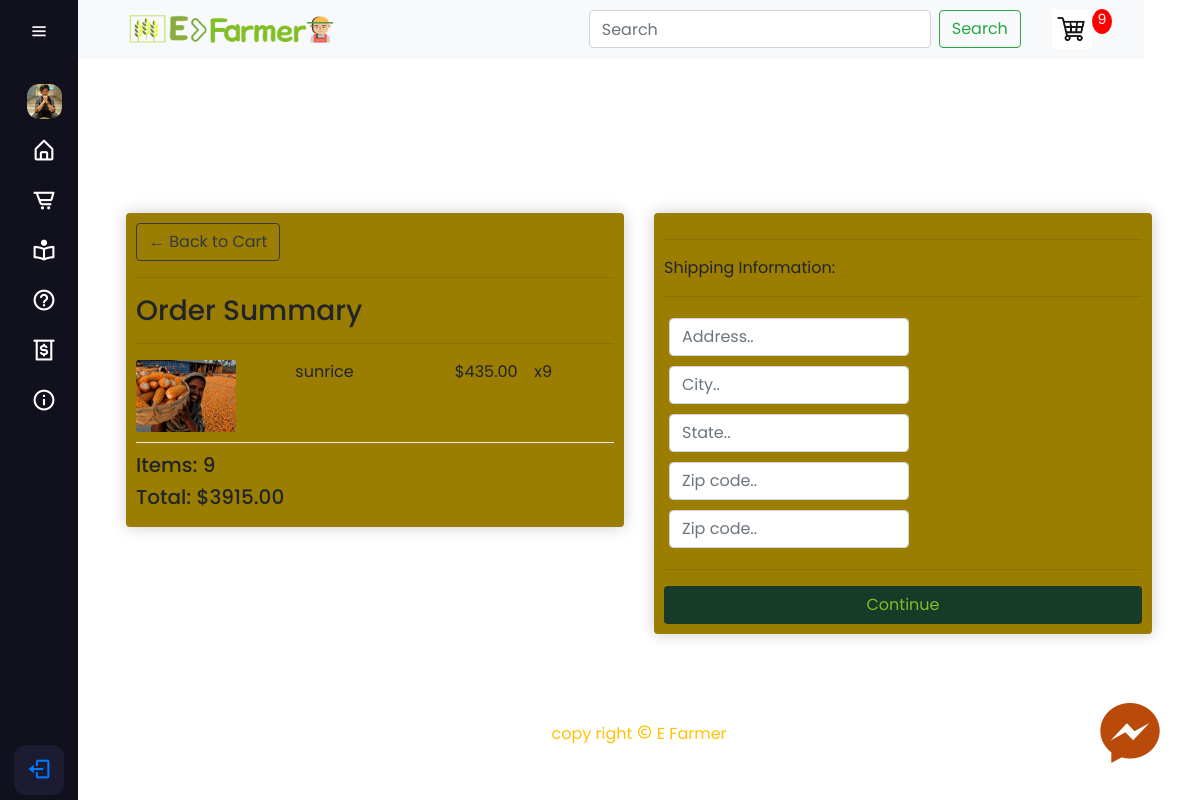
Screenshot of /checkout/ (signed in) with the database file from the repository.
### farmer/models/seedModels.py (models this page shows, shortened)
class OrderItem(models.Model):
	product = models.ForeignKey(Product, on_delete=models.SET_NULL, null=True)
	order = models.ForeignKey(Order, on_delete=models.SET_NULL, null=True)
	quantity = models.IntegerField(default=0, null=True, blank=True)
	date_added = models.DateTimeField(auto_now_add=True)
	@property
	def get_total(self):
		total = self.product.price * self.quantity
		return total

class Product(models.Model):
	name = models.CharField(max_length=200)
	price = models.FloatField()
	digital = models.BooleanField(default=False,null=True, blank=True)
	image = models.ImageField(null=True, blank=True)
	@property
	def imageURL(self):
		try:
			url = self.image.url
		except:
			url = ''
		return url

class Order(models.Model):
	customer = models.ForeignKey(Customer, on_delete=models.SET_NULL, null=True, blank=True)
	date_ordered = models.DateTimeField(auto_now_add=True)
	complete = models.BooleanField(default=False)
	transaction_id = models.CharField(max_length=100, null=True)
	@property
	def shipping(self):
		shipping = False
		orderitems = self.orderitem_set.all()
		for i in orderitems:
			if i.product.digital == False:
				shipping = True
		return shipping
	@property
	def get_cart_total(self):
		orderitems = self.orderitem_set.all()
		total = sum([item.get_total for item in orderitems])
		return total
	@property
	def get_cart_items(self):
		orderitems = self.orderitem_set.all()
		total = sum([item.quantity for item in orderitems])
		return total

### farmer/views.py (the view)
# urls.py: path('checkout/', views.checkout, name="checkout"),
def checkout(request):
	data = cartData(request)
	cartItems = data['cartItems']
	order = data['order']
	items = data['items']
	context = {'items':items, 'order':order, 'cartItems':cartItems}
	return render(request, 'farmer/store/checkout.html', context)

### farmer/utils.py (called while the page is built)
def cartData(request):
	if request.user.is_authenticated:
		customer = request.user.customer
		order, created = Order.objects.get_or_create(customer=customer, complete=False)
		items = order.orderitem_set.all()
		cartItems = order.get_cart_items
	else:
		cookieData = cookieCart(request)
		cartItems = cookieData['cartItems']
		order = cookieData['order']
		items = cookieData['items']
	return {'cartItems':cartItems ,'order':order, 'items':items}

### farmer/templates/farmer/store/checkout.html (shortened to what this page needs)
{% extends 'farmer/main.html' %}
{% load static %}
{% block content %}
    <div class="mt-5 pt-5">
        <div class="row p-5 pt-5">
            <div class="col-lg-6">
                <div class="box-element">
                    <a  class="btn btn-outline-dark" href="{% url 'cart' %}">&#x2190; Back to Cart</a>
                    <hr>
                    <h3>Order Summary</h3>
                    <hr>
                    {% for item in items %}
                    <div class="cart-row">
                        <div style="flex:2"><img class="row-image" src="{{item.product.imageURL}}"></div>
                        <div style="flex:2"><p>{{item.product.name}}</p></div>
                        <div style="flex:1"><p>${{item.product.price|floatformat:2}}</p></div>
                        <div style="flex:1"><p>x{{item.quantity}}</p></div>
                    </div>
                    {% endfor %}
                    <h5>Items:   {{order.get_cart_items}}</h5>
                    <h5>Total:   ${{order.get_cart_total|floatformat:2}}</h5>
                </div>
            </div>
            <div class="col-lg-6">
                <div class="box-element" id="form-wrapper">
                    <form id="form">
                        <div id="shipping-info">
                            <hr>
                            <p>Shipping Information:</p>
                            <hr>
                            <div class="form-field">
                                <input class="form-control" type="text" name="address" placeholder="Address..">
                            </div>
                            <div class="form-field">
                                <input class="form-control" type="text" name="city" placeholder="City..">
                            </div>
                            <div class="form-field">
                                <input class="form-control" type="text" name="state" placeholder="State..">
                            </div>
                            <div class="form-field">
                                <input class="form-control" type="text" name="zipcode" placeholder="Zip code..">
                            </div>
                            <div class="form-field">
                                <input class="form-control" type="text" name="country" placeholder="Zip code..">
                            </div>
                        </div>
                        <hr>
                        <input style="background-color: #183a29; color: #81be26;" id="form-button" class="btn btn-block" type="submit" value="Continue">
                    </form>
                </div>
                <br>
            </div>
        </div>
    </div>
{% endblock content %}

### static/css/navbar.css (style rules this page uses)
* { margin: 0; padding: 0; box-sizing: border-box; font-family: "poppins",sans-serif; }
body { min-height: 100vh; width: 100%; }

### static/css/store.css (style rules this page uses)
* { margin: 0; padding: 0; }
body { font-family: 'Poppins', sans-serif; background-color: #f9dfbc; }
.box-element { box-shadow:hsl(0, 0%, 80%) 0 0 16px; background-color: #9b7d01; border-radius: 4px; padding: 10px; }
.col-lg-4, .col-lg-6, .col-lg-8, .col-lg-12 { margin-top: 10px; }
.btn { border-radius: 0; }
.row-image { width: 100px; }
.form-field { width:250px; display: inline-block; padding: 5px; }
.cart-row { display: flex; align-items: flex-stretch; padding-bottom: 10px; margin-bottom: 10px; border-bottom: 1px solid #ececec; }

### static/css/home.css (style rules this page uses)
*,*::before,*::after { box-sizing: border-box; }

### static/css/solution.css (style rules this page uses)
* { margin: 0; padding: 0; }

### rows the page displays
OrderItem: product.imageURL (picture), product.name "sunrice", product.price "435.00", quantity "9"
Order: get_cart_items "9", get_cart_total "3915.00"

### other values shown
{{ cartItems }} "9"
